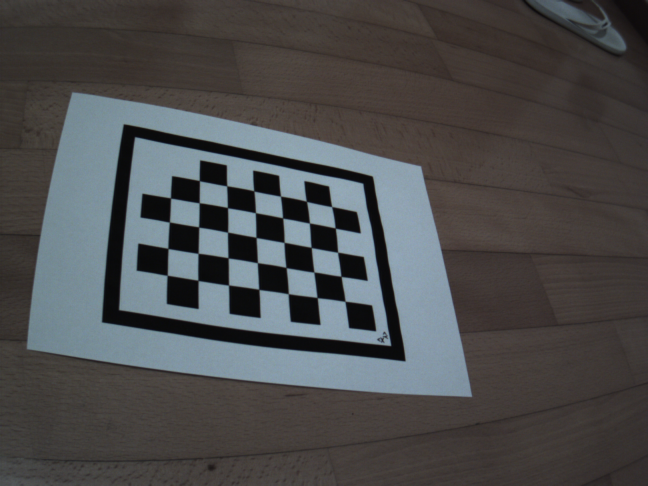
#> input picture calibration/calib/img_00004.png, 1296 x 972 px (shown at 1/2 size)
$ python -i 3Dscanner.py   (imports and definitions only)
#> lines starting #> are read from the running program, lines starting #| are printed output that depends on the picture; after the words box and inside, x2 and y2 are one past the last pixel; in counts of white or black regions, pixels touching at a corner belong together
#> further down, picture is the input picture: shape (972, 1296, 3); mean B, G, R 76.6, 76, 75.6
import cv2
import numpy as np
import math
import open3d
from Chessboard import (threshold_finder,
                        draw_corners)

test = False  # Other tests
test3d = True # Almost real time 3D reconstruction

planeH = 13
planeW = 23
destination = np.array([[[0, 0]], [[planeW, 0]], [[planeW, planeH]], [[0, planeH]]])


# [7 lines left out: function load_coefficients, not called in this run]


def goodfeatures(img, mask):
    return cv2.goodFeaturesToTrack(img, maxCorners=4, qualityLevel=0.001, minDistance=50, mask=mask, blockSize=5, gradientSize=7)


# [67 lines left out: functions sort_corners, get_Boards, get_Plane, not called in this run]


def find_all_red_points(frame):
    # To be more insensitive to lighting we can look for red hues after converting to HSV colorspace.
    # But since red has the same 0 hue as black/gray/white, I inverted the image so that red becomes cyan.
    hsv = cv2.cvtColor(~frame, cv2.COLOR_BGR2HSV)
#> hsv: shape (972, 1296, 3); mean H, S, V 74, 25.3, 186.5
    # Set low and high limit for the tones we want to identify - based on Hue of cyan=90 since is better tracked than redV
    lower_red = np.array([35, 20, 50])
    upper_red = np.array([110, 255, 255])
    # Mask all red pixels
    mask = cv2.inRange(hsv, lower_red, upper_red)
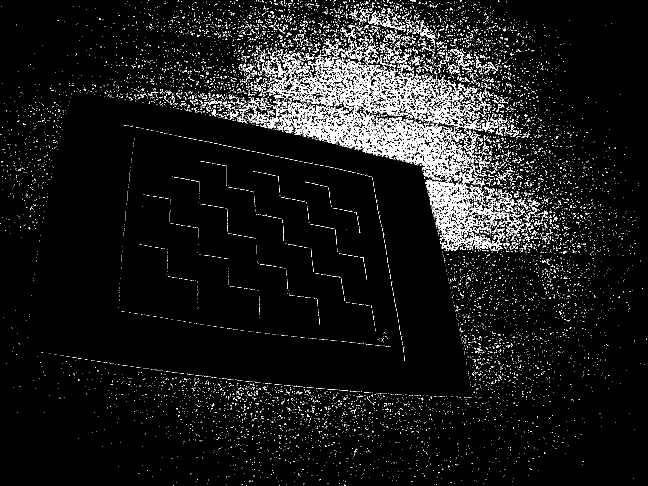
#> mask: shape (972, 1296) (shown at 1/2 size); 6.8% white in thin lines or dots
    # We give the slider a size, let's say 4 x 4 pixels. What happens is we slide this slider around, and if all of the pixels are white, then we get white, otherwise black.
    kernel = np.ones((3, 4), np.uint8)
    # The next pair is "opening". The goal with opening is to remove "false positives" so to speak. Sometimes, in the background, you get some pixels here and there of "noise.
    image = cv2.morphologyEx(mask, cv2.MORPH_OPEN, kernel)
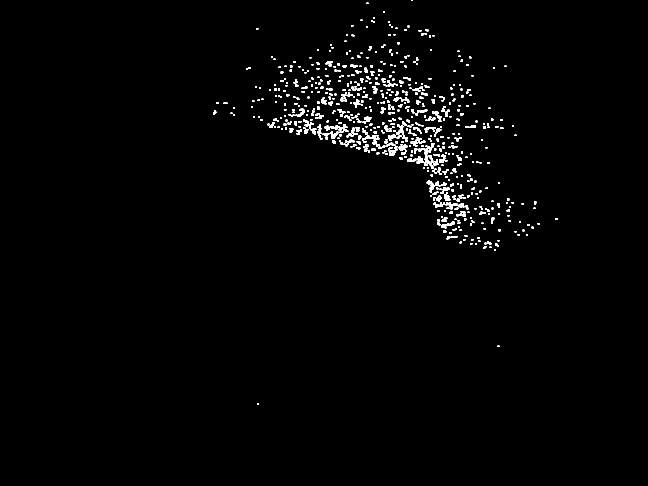
#> image: shape (972, 1296) (shown at 1/2 size); 1.5% white; 656 white regions (356 under 20 px), largest, box (x1, y1, x2, y2) and area: (837, 286, 869, 309) 278, (649, 248, 695, 262) 271, (771, 285, 795, 311) 247
    # Store the actual points found
    points = cv2.findNonZero(image)
#> points = contour of 18832 points, box (x1, y1, x2, y2) (426, 0, 1115, 809), area 146717

    ''' START DEBUG '''
    if test:
        cv2.imshow('mask', mask)
        cv2.waitKey(1)
    ''' END DEBUG '''

    return image, points


# [111 lines left out: functions find_red_points_inside, set_homogeneous, linePlaneCollision, do_intersection, fit_plane, get_original_colors, not called in this run]


# [151 lines not run here, left out]


>>> import cv2
>>> picture = cv2.imread('calibration/calib/img_00004.png')
>>> result = find_all_red_points(picture)

$ run again, on calibration/calib/img_00005.png
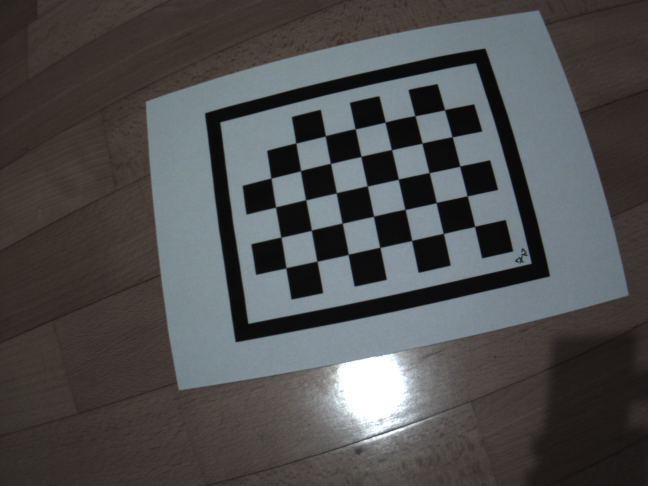
#> input picture calibration/calib/img_00005.png, 1296 x 972 px (shown at 1/2 size)
#> picture is the input picture: shape (972, 1296, 3); mean B, G, R 78.8, 78.6, 78.1
#> hsv: shape (972, 1296, 3); mean H, S, V 66.9, 21.4, 183
#> in find_all_red_points, `mask = cv2.inRange(hsv, lower_red, upper_red)`:
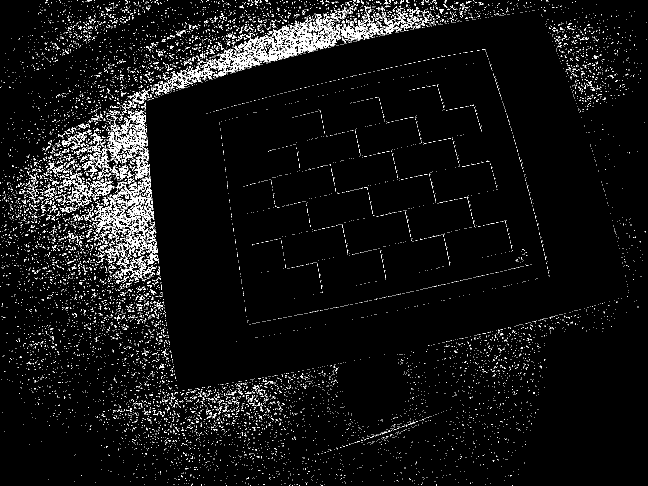
#> mask: shape (972, 1296) (shown at 1/2 size); 4.8% white in thin lines or dots
#> in find_all_red_points, `image = cv2.morphologyEx(mask, cv2.MORPH_OPEN, kernel)`:
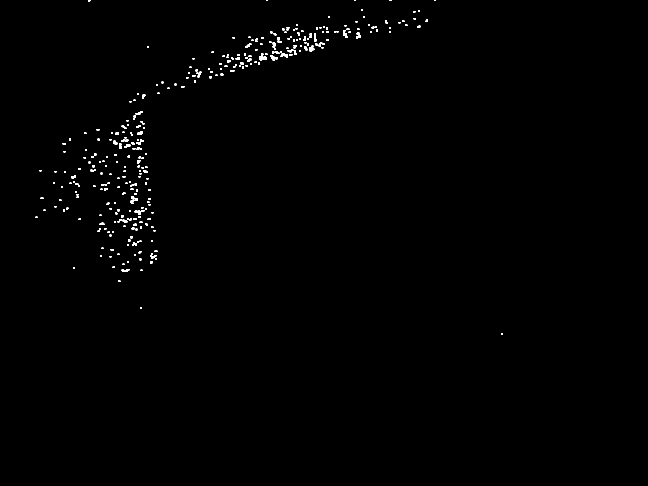
#> image: shape (972, 1296) (shown at 1/2 size); 0.54% white; 320 white regions (212 under 20 px), largest, box (x1, y1, x2, y2) and area: (518, 112, 534, 121) 110, (560, 102, 576, 115) 103, (540, 110, 556, 121) 93
#> points = contour of 6767 points, box (x1, y1, x2, y2) (71, 0, 1006, 670), area 155316

$ run again, on calibration/calib/img_00006.png
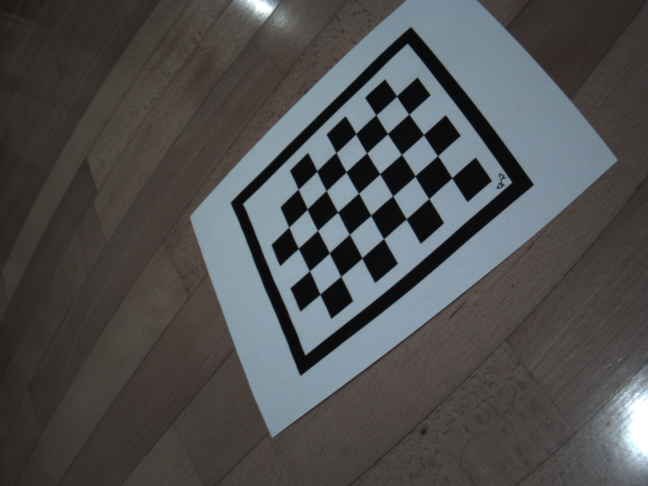
#> input picture calibration/calib/img_00006.png, 1296 x 972 px (shown at 1/2 size)
#> picture is the input picture: shape (972, 1296, 3); mean B, G, R 78.9, 78.6, 78.5
#> hsv: shape (972, 1296, 3); mean H, S, V 74.3, 24.5, 183.5
#> in find_all_red_points, `mask = cv2.inRange(hsv, lower_red, upper_red)`:
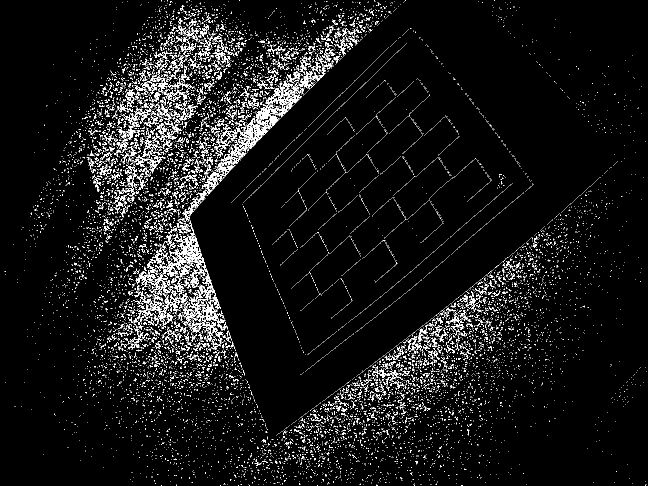
#> mask: shape (972, 1296) (shown at 1/2 size); 5.8% white in thin lines or dots
#> in find_all_red_points, `image = cv2.morphologyEx(mask, cv2.MORPH_OPEN, kernel)`:
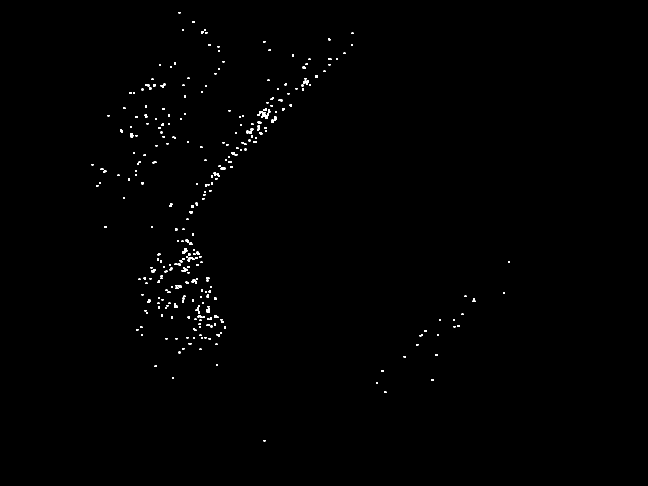
#> image: shape (972, 1296) (shown at 1/2 size); 0.45% white; 302 white regions (216 under 20 px), largest, box (x1, y1, x2, y2) and area: (518, 222, 538, 238) 156, (542, 232, 553, 246) 79, (606, 161, 618, 169) 70
#> points = contour of 5710 points, box (x1, y1, x2, y2) (183, 24, 1020, 883), area 27496
